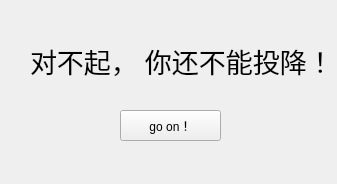
<?xml version="1.0" encoding="UTF-8"?>
<ui version="4.0">
 <class>Error_surrender</class>
 <widget class="QWidget" name="Error_surrender">
  <property name="geometry">
   <rect>
    <x>0</x>
    <y>0</y>
    <width>337</width>
    <height>184</height>
   </rect>
  </property>
  <property name="windowTitle">
   <string>Form</string>
  </property>
  <widget class="QLabel" name="label">
   <property name="geometry">
    <rect>
     <x>30</x>
     <y>30</y>
     <width>341</width>
     <height>61</height>
    </rect>
   </property>
   <property name="font">
    <font>
     <family>宋体</family>
     <pointsize>20</pointsize>
    </font>
   </property>
   <property name="text">
    <string>对不起， 你还不能投降！</string>
   </property>
  </widget>
  <widget class="QPushButton" name="pushButton">
   <property name="geometry">
    <rect>
     <x>120</x>
     <y>110</y>
     <width>101</width>
     <height>31</height>
    </rect>
   </property>
   <property name="text">
    <string>go on！</string>
   </property>
  </widget>
 </widget>
 <resources/>
 <connections>
  <connection>
   <sender>pushButton</sender>
   <signal>clicked()</signal>
   <receiver>Error_surrender</receiver>
   <slot>close()</slot>
   <hints>
    <hint type="sourcelabel">
     <x>189</x>
     <y>219</y>
    </hint>
    <hint type="destinationlabel">
     <x>199</x>
     <y>149</y>
    </hint>
   </hints>
  </connection>
 </connections>
</ui>
